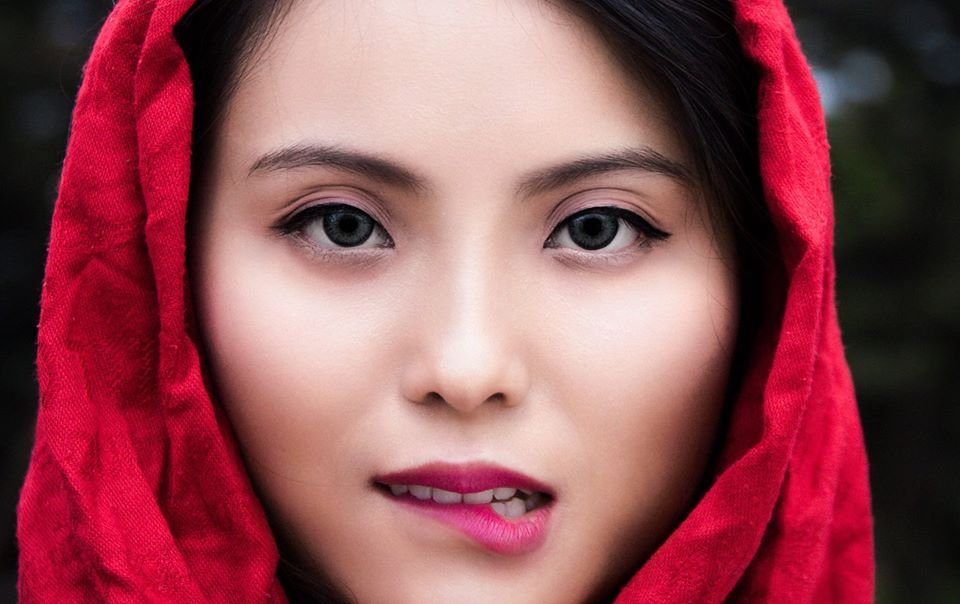
#> input picture Kmeans/girl.jpg, 960 x 604 px
$ python main3.py
#> lines starting #> are read from the running program, lines starting #| are printed output that depends on the picture
# Áp dụng K-means nén ảnh
import matplotlib.image as mpimg
import matplotlib.pyplot as plt
import numpy as np
from sklearn.cluster import KMeans

# Đọc file ảnh lưu vào 1 ma trận
img = mpimg.imread("girl.jpg")
#> img is the input picture: shape (604, 960, 3); mean R, G, B 143.2, 77.4, 84.3
# Hiển thị ảnh gốc
# plt.figure(1)
plt.subplot(2, 3, 1)
imgplot = plt.imshow(img)
plt.axis("off")


# Biến đổi bức ảnh thành một ma trận mà mỗi hàng là 3 giá trị màu của 1 điểm ảnh (số hàng là số điểm ảnh)
X = img.reshape((img.shape[0]*img.shape[1], img.shape[2]))
plot_count = 2
for K in [5, 10, 15, 20]:
    kmeans = KMeans(n_clusters=K).fit(X)
    label = kmeans.predict(X)

    img_new = np.zeros_like(X)
    # replace each pixel by its centroid
    for k in range(K):
        img_new[label == k] = kmeans.cluster_centers_[k]
    # reshape image
    img_res = img_new.reshape(img.shape[0], img.shape[1], img.shape[2])
    # display output image
    # plt.figure(plot_count)
    plt.subplot(2, 3, plot_count)
    plt.imshow(img_res)
    plt.axis("off")
    plot_count += 1
#> after the loop, plot_count = 6
plt.show()
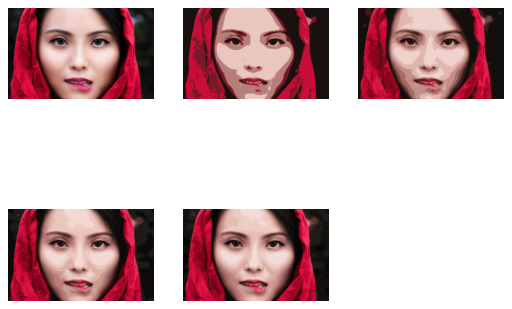
#> figure drawn by matplotlib, 5 panels
